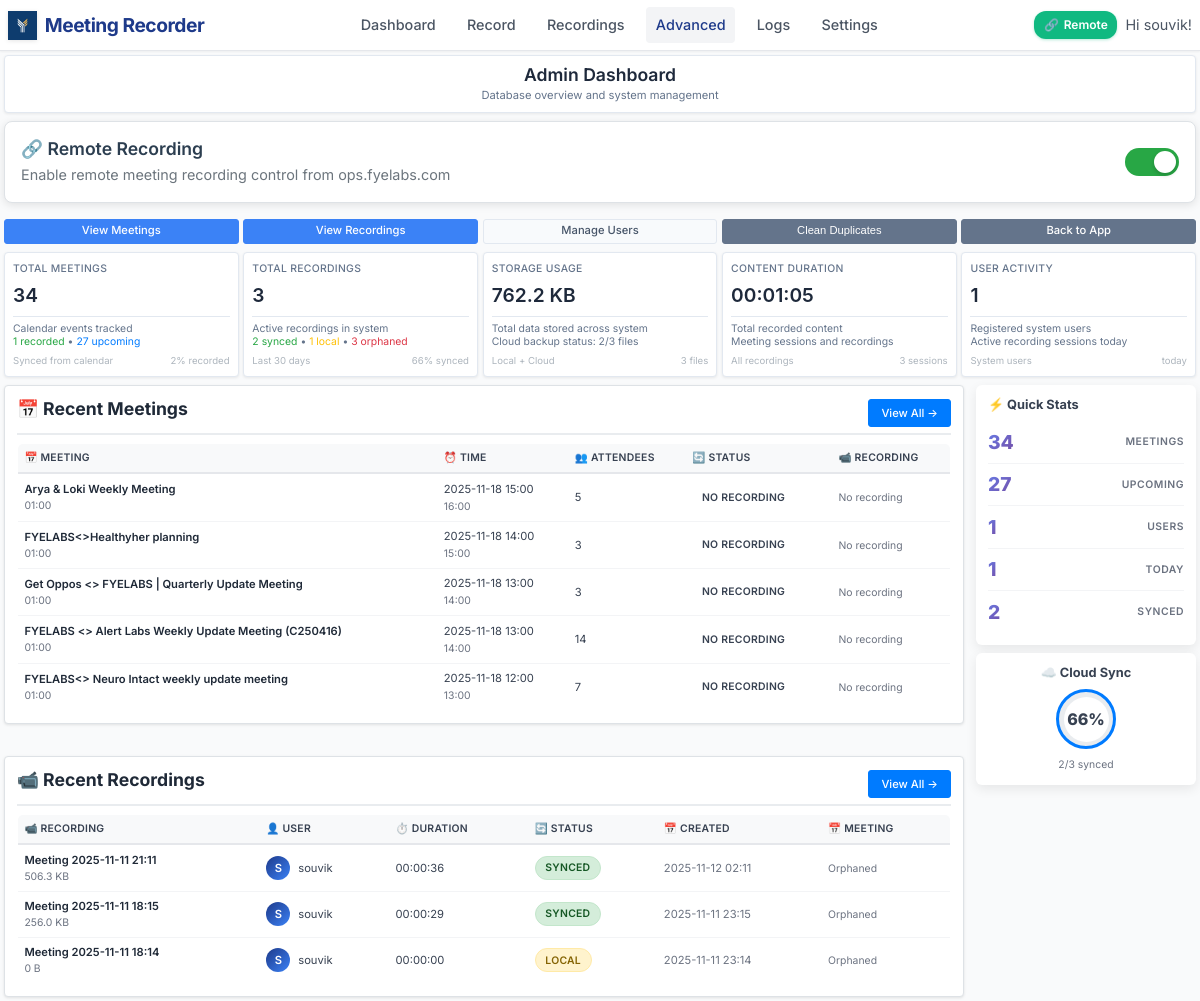
Page /admin (signed in) on the earlier database version.
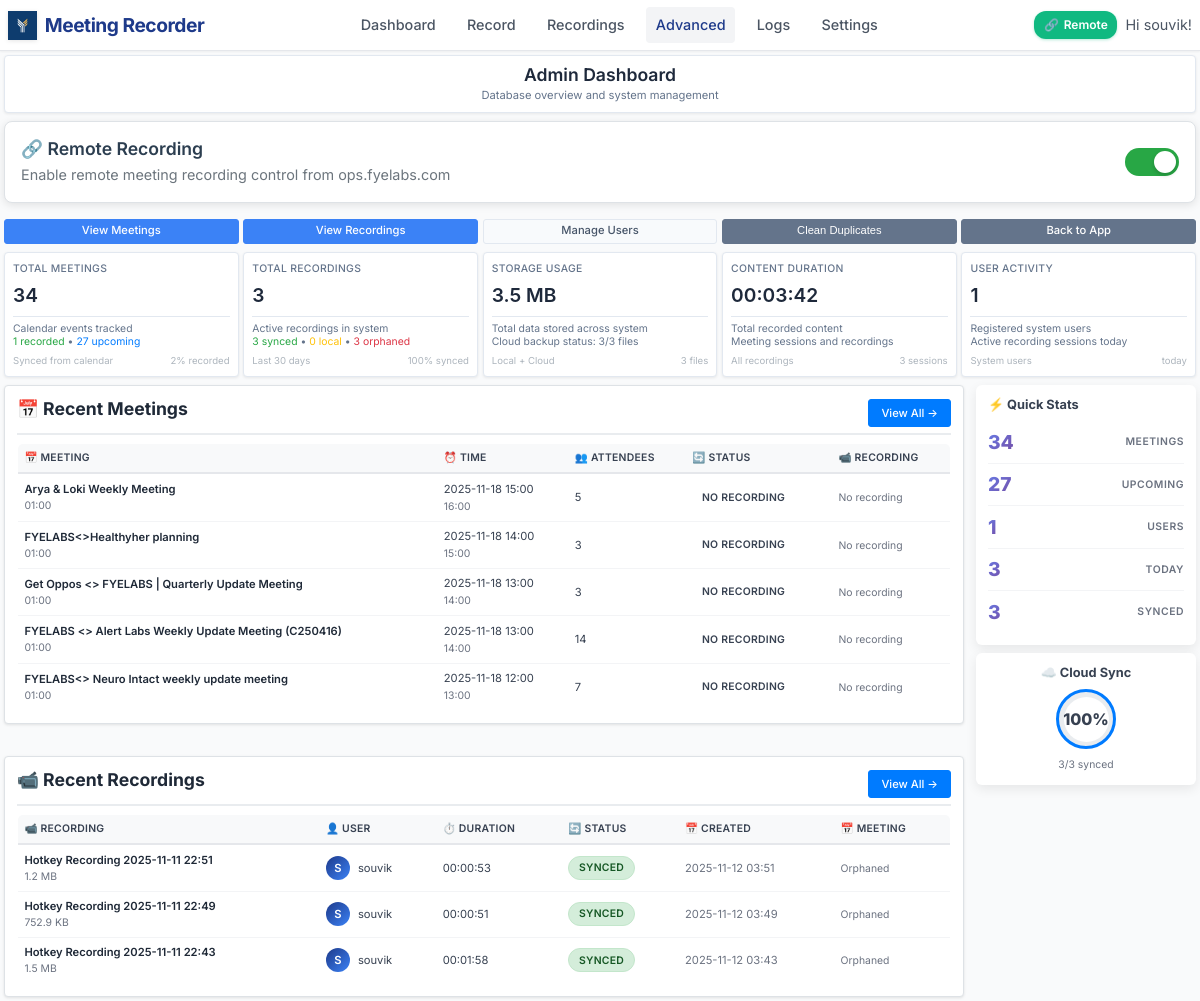
Same page on the later database version.
### models.py (models this page shows, shortened)
class Recording(db.Model):
    id = db.Column(db.Integer, primary_key=True)
    title = db.Column(db.String(200), nullable=False)
    filename = db.Column(db.String(255), nullable=False)
    file_path = db.Column(db.String(500), nullable=False)
    file_size = db.Column(db.BigInteger, default=0)  # in bytes
    duration = db.Column(db.Integer, default=0)  # in seconds
    created_at = db.Column(db.DateTime, default=datetime.utcnow)
    started_at = db.Column(db.DateTime)
    ended_at = db.Column(db.DateTime)
    monitor_name = db.Column(db.String(200))
    resolution = db.Column(db.String(50))  # e.g., "1920x1080"
    uploaded = db.Column(db.Boolean, default=False)
    upload_url = db.Column(db.String(500))  # Legacy field - kept for compatibility
    video_url = db.Column(db.String(500))
    transcript_url = db.Column(db.String(500))
    thumbnail_url = db.Column(db.String(500))
    upload_status = db.Column(db.String(50), default='pending')  # pending, uploading, completed, failed
    upload_metadata = db.Column(db.Text)  # JSON metadata from upload
    user_id = db.Column(db.Integer, db.ForeignKey('user.id'), nullable=False)
    status = db.Column(db.String(50), default='completed')  # recording, processing, completed, failed

class User(UserMixin, db.Model):
    id = db.Column(db.Integer, primary_key=True)
    username = db.Column(db.String(80), unique=True, nullable=False)
    email = db.Column(db.String(120), unique=True, nullable=False)
    password_hash = db.Column(db.String(128))
    created_at = db.Column(db.DateTime, default=datetime.utcnow)
    is_active = db.Column(db.Boolean, default=True)
    default_monitor = db.Column(db.String(200))  # Default monitor for recordings
    auto_delete_days = db.Column(db.Integer, default=30)  # Auto-delete recordings after N days
    recordings = db.relationship('Recording', backref='user', lazy=True)
    meetings = db.relationship('Meeting', backref='user', lazy=True)

### app.py (the view)
@app.route('/admin')
@login_required
def admin_dashboard():
    try:
        total_recordings = Recording.query.count()
        uploaded_count = Recording.query.filter_by(uploaded=True).count()
        total_size = db.session.query(db.func.sum(Recording.file_size)).scalar() or 0
        total_duration = db.session.query(db.func.sum(Recording.duration)).scalar() or 0
        users_count = User.query.count()
        total_meetings = Meeting.query.count()
        recorded_meetings = Meeting.query.filter(Meeting.recording_status.in_(['recorded_synced', 'recorded_local'])).count()
        upcoming_meetings = Meeting.query.filter(Meeting.start_time > datetime.utcnow()).count()
        orphaned_recordings = Recording.query.filter(~Recording.id.in_(
            db.session.query(Meeting.recording_id).filter(Meeting.recording_id.isnot(None))
        )).count()
        recent_recordings = db.session.query(Recording, User).join(User)\
            .order_by(Recording.created_at.desc()).limit(5).all()
        recent_meetings = Meeting.query.order_by(Meeting.start_time.desc()).limit(5).all()
        upload_stats = db.session.query(Recording.upload_status, db.func.count(Recording.id))\
            .group_by(Recording.upload_status).all()
        upload_counts = {status: count for status, count in upload_stats}
        today = datetime.utcnow().date()
        todays_recordings = Recording.query.filter(
            Recording.created_at >= today,
            Recording.created_at < today + timedelta(days=1)
        ).count()
        stats = {
            'total_recordings': total_recordings,
            'uploaded_count': uploaded_count,
            'local_only': total_recordings - uploaded_count,
            'total_size': format_file_size(total_size),
            'total_duration': format_duration(total_duration),
            'users_count': users_count,
            'upload_percentage': int((uploaded_count / total_recordings * 100)) if total_recordings > 0 else 0,
            'upload_counts': upload_counts,
            'total_meetings': total_meetings,
            'recorded_meetings': recorded_meetings,
            'upcoming_meetings': upcoming_meetings,
            'orphaned_recordings': orphaned_recordings,
            'meeting_recording_percentage': int((recorded_meetings / total_meetings * 100)) if total_meetings > 0 else 0,
            'todays_recordings': todays_recordings,
            'uploaded': uploaded_count,
            'total_users': users_count
        }
        return render_template('admin/dashboard.html',
                             stats=stats,
                             recent_recordings=recent_recordings,
                             recent_meetings=recent_meetings)
    except Exception as e:
        logger.error(f" Advanced dashboard error: {e}")
        return f"Database error: {e}", 500

### app.py (called while the page is built)
def format_file_size(size_bytes):
    if not size_bytes:
        return "0 B"
    for unit in ['B', 'KB', 'MB', 'GB']:
        if size_bytes < 1024:
            return f"{size_bytes:.1f} {unit}"
        size_bytes /= 1024
    return f"{size_bytes:.1f} TB"

def format_duration(seconds):
    if not seconds:
        return "00:00:00"
    hours = seconds // 3600
    minutes = (seconds % 3600) // 60
    secs = seconds % 60
    return f"{hours:02d}:{minutes:02d}:{secs:02d}"

@app.context_processor
def utility_processor():
    active_recording = None
    if current_user.is_authenticated:
        global recording_state
        if recording_state.get('active', False):
            recent_recording = Recording.query.filter_by(user_id=current_user.id).order_by(Recording.created_at.desc()).first()
            if recent_recording and recent_recording.status != 'completed':
                active_recording = recent_recording
    return dict(
        format_file_size=format_file_size,
        format_duration=format_duration,
        active_recording=active_recording,
        is_remote_recording_enabled=is_remote_recording_enabled
    )

### templates/admin/dashboard.html (shortened to what the changed rows need)
{% extends "base.html" %}
{% block content %}
<div class="admin-header">
    <div style="text-align: center;">
        <h1>Admin Dashboard</h1>
    </div>
</div>
<div class="stats-grid">
    <div class="stat-card">
        <div class="stat-details">
            Active recordings in system<br>
            <span style="color: #28a745;">{{ stats.uploaded_count }} synced</span> •
            <span style="color: #ffc107;">{{ stats.local_only }} local</span> •
            <span style="color: #dc3545;">{{ stats.orphaned_recordings }} orphaned</span>
        </div>
        <div class="stat-meta">
            <span>Last 30 days</span>
            <span>{{ stats.upload_percentage }}% synced</span>
        </div>
    </div>
    <div class="stat-card">
        <div class="stat-label">Storage Usage</div>
        <div class="stat-number">{{ stats.total_size }}</div>
        <div class="stat-details">
            Total data stored across system<br>
            Cloud backup status: {{ stats.uploaded_count }}/{{ stats.total_recordings }} files
        </div>
        <div class="stat-meta">
            <span>Local + Cloud</span>
            <span>{{ stats.total_recordings }} files</span>
        </div>
    </div>
    <div class="stat-card">
        <div class="stat-label">Content Duration</div>
        <div class="stat-number">{{ stats.total_duration }}</div>
        <div class="stat-details">
            Total recorded content<br>
            Meeting sessions and recordings
        </div>
        <div class="stat-meta">
            <span>All recordings</span>
            <span>{{ stats.total_recordings }} sessions</span>
        </div>
    </div>
</div>
<div class="dashboard-layout">
    <div class="main-content">
        <div class="recent-section" id="recentMeetingsSection" style="margin-bottom: 2rem;">
            <div class="section-header">
                <h2 class="section-title">📅 Recent Meetings</h2>
            </div>
            {% if recent_meetings %}
            <table class="recordings-table professional-table" id="recentMeetingsTable">
                <thead>
                    <tr>
                        <th>📅 Meeting</th>
                        <th>⏰ Time</th>
                        <th>👥 Attendees</th>
                        <th>🔄 Status</th>
                        <th>📹 Recording</th>
                    </tr>
                </thead>
            </table>
            {% else %}
            <div style="text-align: center; padding: 2rem; color: var(--gray-500);">
                <p>📋 No meetings found in the database.</p>
            </div>
            {% endif %}
        </div>
        <div class="recent-section">
            <div class="section-header">
                <h2 class="section-title">📹 Recent Recordings</h2>
            </div>
    {% if recent_recordings %}
    <table class="recordings-table professional-table">
        <thead>
            <tr>
                <th>📹 Recording</th>
                <th>👤 User</th>
                <th>⏱️ Duration</th>
                <th>🔄 Status</th>
                <th>📅 Created</th>
                <th>📅 Meeting</th>
            </tr>
        </thead>
        <tbody>
            {% for recording, user in recent_recordings %}
            <tr>
                <td>
                    <a href="{{ url_for('admin_recording_detail', recording_id=recording.id) }}" class="recording-title">
                        {{ recording.title }}
                    </a>
                    <div class="text-muted">{{ format_file_size(recording.file_size) }}</div>
                </td>
                <td>
                    <span class="user-avatar">{{ user.username[0].upper() }}</span>
                    {{ user.username }}
                </td>
                <td>{{ format_duration(recording.duration) }}</td>
                <td>
                    {% if recording.upload_status == 'completed' and recording.uploaded %}
                        <span class="status-badge status-completed">Synced</span>
                    {% elif recording.upload_status == 'uploading' %}
                        <span class="status-badge status-uploading">Uploading</span>
                    {% elif recording.upload_status == 'failed' %}
                        <span class="status-badge status-failed">Failed</span>
                    {% else %}
                        <span class="status-badge status-pending">Local</span>
                    {% endif %}
                </td>
                <td class="text-muted">
                    {{ recording.created_at.strftime('%Y-%m-%d %H:%M') if recording.created_at else 'N/A' }}
                </td>
                <td>
                    {% if recording.meeting %}
                        <a href="{{ url_for('admin_meeting_detail', meeting_id=recording.meeting.id) }}" class="recording-title">
                            📅 {{ recording.meeting.subject[:30] }}...
                        </a>
                    {% else %}
                        <span class="text-muted">Orphaned</span>
                    {% endif %}
                </td>
            </tr>
            {% endfor %}
        </tbody>
    </table>
    {% else %}
    <div style="text-align: center; padding: 2rem; color: var(--gray-500);">
        <p>📋 No recordings found</p>
    </div>
    {% endif %}
        </div>
    </div>
    <div class="sidebar-content">
        <div class="quick-stats-mini">
            <div class="mini-stat">
                <span class="mini-number">{{ stats.todays_recordings }}</span>
                <span class="mini-label">Today</span>
            </div>
            <div class="mini-stat">
                <span class="mini-number">{{ stats.uploaded }}</span>
                <span class="mini-label">Synced</span>
            </div>
        </div>
        <div class="upload-progress-mini">
            <h3 class="mini-title">☁️ Cloud Sync</h3>
            <div class="progress-ring">
                <div class="progress-value">{{ stats.upload_percentage }}%</div>
            </div>
            <p class="progress-text">{{ stats.uploaded_count }}/{{ stats.total_recordings }} synced</p>
        </div>
    </div>
</div>
{% endblock %}

Differences in the rows shown:
changed Recording: title "Meeting 2025-11-11 21:11" → "Hotkey Recording 2025-11-11 22:51"; file_size "506.3 KB" → "1.2 MB"; duration "00:00:36" → "00:00:53"; created_at "2025-11-12 02:11" → "2025-11-12 03:51"
changed Recording: title "Meeting 2025-11-11 18:15" → "Hotkey Recording 2025-11-11 22:49"; file_size "256.0 KB" → "752.9 KB"; duration "00:00:29" → "00:00:51"; created_at "2025-11-11 23:15" → "2025-11-12 03:49"
changed Recording: title "Meeting 2025-11-11 18:14" → "Hotkey Recording 2025-11-11 22:43"; file_size "0 B" → "1.5 MB"; duration "00:00:00" → "00:01:58"; created_at "2025-11-11 23:14" → "2025-11-12 03:43"; upload_status "LOCAL" → "SYNCED"
Other differences:
{{ stats.uploaded_count }}: "2" → "3"
{{ stats.local_only }}: "1" → "0"
{{ stats.upload_percentage }}: "66" → "100"
{{ stats.total_size }}: "762.2 KB" → "3.5 MB"
{{ stats.total_duration }}: "00:01:05" → "00:03:42"
{{ stats.todays_recordings }}: "1" → "3"
{{ stats.uploaded }}: "2" → "3"
